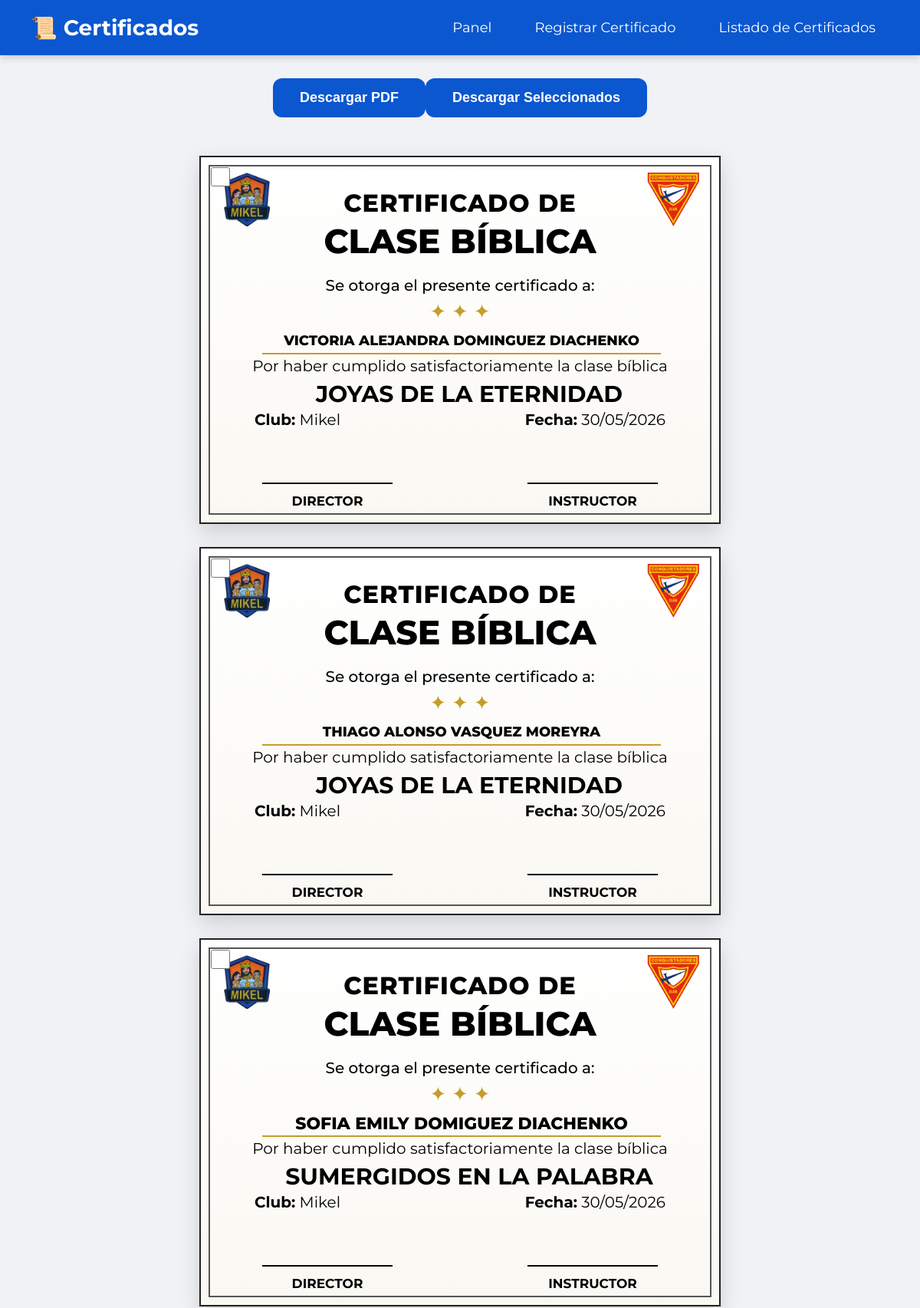
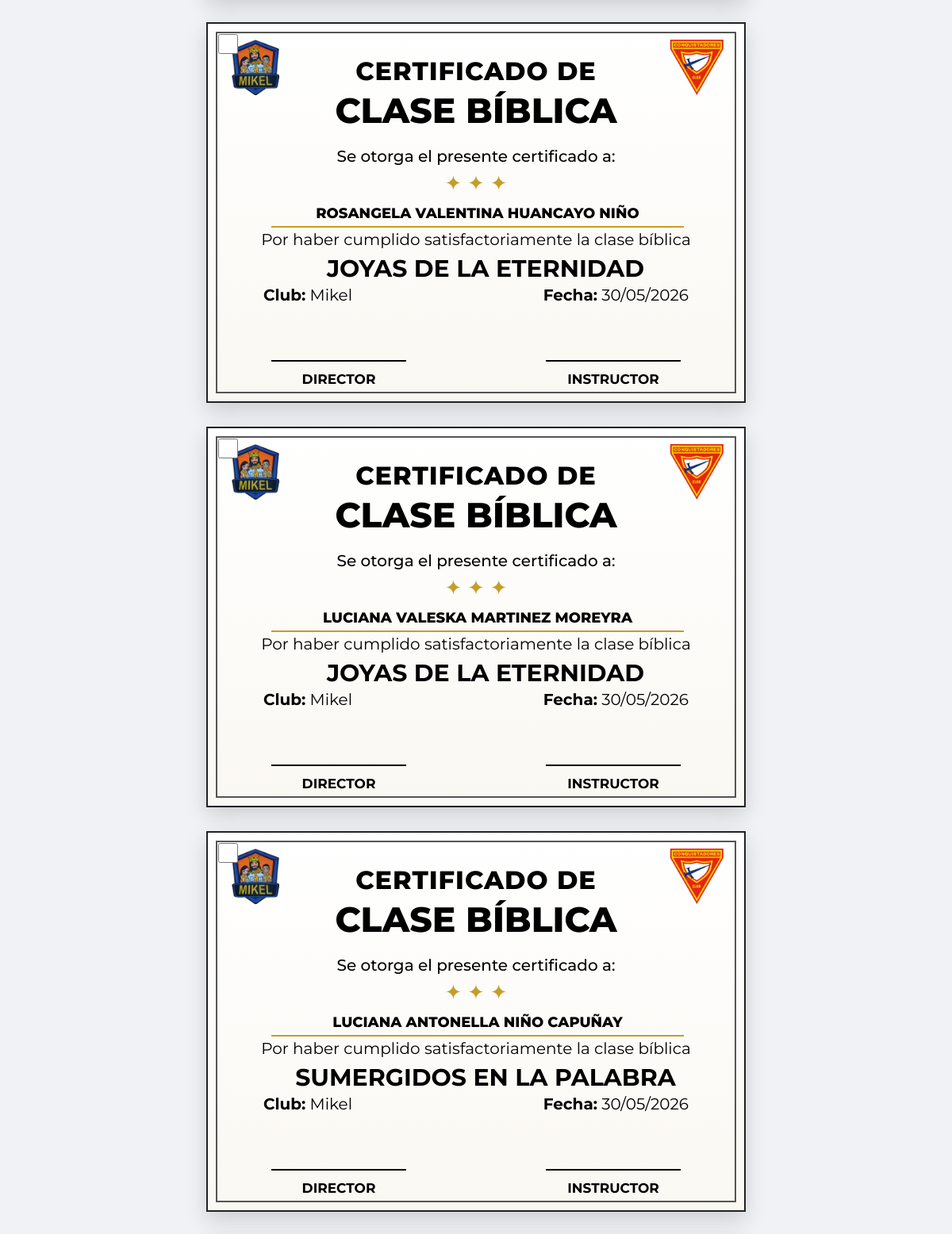
Page /clases/todos.php (upper part) on the committed database (2 pictures, top to bottom).
### tables this page shows
CREATE TABLE `certificados` (
  `id` int(11) NOT NULL,
  `nombre` varchar(255) DEFAULT NULL,
  `fecha` date DEFAULT NULL,
  `logo_club` varchar(255) DEFAULT NULL,
  `logo_conquistadores` varchar(255) DEFAULT NULL,
  `fecha_registro` timestamp NOT NULL DEFAULT current_timestamp(),
  `clase_biblica` varchar(150) NOT NULL
);

### clases/todos.php (the view, shortened to what this page needs)
<?php
include '../conexion.php';
$sql = "SELECT * FROM certificados ORDER BY id DESC";
$resultado = mysqli_query($conn, $sql);
?>
<!DOCTYPE html>
<html lang="es">
<head>
</head>
<body>
<?php include '../navbar.php'; ?>
<div class="acciones">
    <button onclick="descargarPDF()">
        Descargar PDF
    </button>
    <button onclick="descargarSeleccionados()">
        Descargar Seleccionados
    </button>
</div>
<div class="galeria">
<?php while($fila = mysqli_fetch_assoc($resultado)){
$fecha =
date("d/m/Y",
strtotime($fila['fecha']));
$nombre =
strtoupper($fila['nombre']);
$claseNombre = "nombre";
if(strlen($nombre) > 30){
    $claseNombre .= " nombreLargo";
}
?>
<div class="contenedorCertificado">
    <input type="checkbox"
           class="checkCertificado">
    <div class="certificado">
    <img class="logoClub"
    src="../logos/<?php echo $fila['logo_club']; ?>">
    <img class="logoConquistadores"
    src="../logos/<?php echo $fila['logo_conquistadores']; ?>">
    <div class="titulo1">
        CERTIFICADO DE
    </div>
    <div class="titulo2">
        CLASE BÍBLICA
    </div>
    <div class="texto1">
        Se otorga el presente certificado a:
    </div>
    <div class="decoracion1">
        ✦ ✦ ✦
    </div>
    <div class="<?php echo $claseNombre; ?>">
        <?php echo $nombre; ?>
    </div>
    <div class="lineaNombre"></div>
    <div class="descripcion">
        Por haber cumplido satisfactoriamente la clase bíblica
    </div>
    <div class="descripcion2">
        <?php echo $fila['clase_biblica']; ?>
    </div>
    <div class="club">
        <b>Club:</b> Mikel
    </div>
    <div class="fecha">
        <b>Fecha:</b> <?php echo $fecha; ?>
    </div>
    <div class="lineaFirma1"></div>
    <div class="lineaFirma2"></div>
    <div class="director">
        DIRECTOR
    </div>
    <div class="instructor">
        INSTRUCTOR
    </div>
    </div>
</div>
<?php } ?>
</div>
</body>
</html>

### clases/todos.php (style rules this page uses)
* { margin:0; padding:0; box-sizing:border-box; }
body { background:#f0f2f5; font-family:'Montserrat',sans-serif; }
.acciones { width:100%; display:flex; justify-content:center; margin:30px 0; }
.acciones button { padding:15px 35px; background:#0b57d0; color:white; border:none; border-radius:12px; font-size:18px; font-weight:700; cursor:pointer; transition:.3s; }
.galeria { width:100%; padding:20px; display:grid; grid-template-columns:repeat(2, 1fr); gap:30px; justify-items:center; align-items:start; }
.contenedorCertificado { position:relative; }
.checkCertificado { position:absolute; top:15px; left:15px; width:25px; height:25px; z-index:999; cursor:pointer; }
@media (max-width:1500px) { .galeria { grid-template-columns:1fr; } }
.certificado { position:relative; width:680px; height:480px; background: linear-gradient( to bottom, #ffffff, #faf8f2 ); border:2px solid #222; overflow:hidden; box-shadow: 0 10px 25px rgba(0,0,0,.15); }
.certificado::before { content:""; position:absolute; top:10px; left:10px; right:10px; bottom:10px; border:2px solid #555; }
.logoClub { position:absolute; top:20px; left:25px; width:70px; height:70px; object-fit:contain; }
.logoConquistadores { position:absolute; top:20px; right:25px; width:70px; height:70px; object-fit:contain; }
.titulo1 { position:absolute; top:40px; width:100%; text-align:center; font-size:32px; font-weight:800; letter-spacing:1px; }
.titulo2 { position:absolute; top:82px; width:100%; text-align:center; font-size:44px; font-weight:800; }
.texto1 { position:absolute; top:155px; width:100%; text-align:center; font-size:20px; font-weight:500; }
.decoracion1 { position:absolute; top:185px; width:100%; text-align:center; font-size:26px; color:#c59d2a; }
.nombre { position:absolute; top:205px; left:40px; width:600px; height:70px; display:flex; align-items:center; justify-content:center; text-align:center; font-size:22px; font-weight:800; line-height:1.2; word-break:break-word; overflow:hidden; padding:0 10px; }
.nombreLargo { font-size:18px; }
.lineaNombre { position:absolute; top:255px; left:80px; width:520px; border-bottom:2px solid #c59d2a; }
.descripcion { position:absolute; top:260px; width:100%; text-align:center; font-size:20px; }
.descripcion2 { position:absolute; top:290px; left:90px; width:520px; text-align:center; font-size:30px; font-weight:700; color:#000; }
.club { position:absolute; top:330px; left:70px; font-size:20px; }
.fecha { position:absolute; top:330px; right:70px; font-size:20px; }
.lineaFirma1 { position:absolute; bottom:50px; left:80px; width:170px; border-bottom:2px solid black; }
.lineaFirma2 { position:absolute; bottom:50px; right:80px; width:170px; border-bottom:2px solid black; }
.director { position:absolute; bottom:18px; left:85px; width:160px; text-align:center; font-size:17px; font-weight:700; }
.instructor { position:absolute; bottom:18px; right:85px; width:160px; text-align:center; font-size:17px; font-weight:700; }

### rows in the picture
certificados: logo_club (picture), logo_conquistadores (picture), nombre "VICTORIA ALEJANDRA DOMINGUEZ DIACHENKO", clase_biblica "JOYAS DE LA ETERNIDAD", fecha "30/05/2026"
certificados: logo_club (picture), logo_conquistadores (picture), nombre "THIAGO ALONSO VASQUEZ MOREYRA", clase_biblica "JOYAS DE LA ETERNIDAD", fecha "30/05/2026"
certificados: logo_club (picture), logo_conquistadores (picture), nombre "SOFIA EMILY DOMIGUEZ DIACHENKO", clase_biblica "SUMERGIDOS EN LA PALABRA", fecha "30/05/2026"
certificados: logo_club (picture), logo_conquistadores (picture), nombre "ROSANGELA VALENTINA HUANCAYO NIÑO", clase_biblica "JOYAS DE LA ETERNIDAD", fecha "30/05/2026"
certificados: logo_club (picture), logo_conquistadores (picture), nombre "LUCIANA VALESKA MARTINEZ MOREYRA", clase_biblica "JOYAS DE LA ETERNIDAD", fecha "30/05/2026"
certificados: logo_club (picture), logo_conquistadores (picture), nombre "LUCIANA ANTONELLA NIÑO CAPUÑAY", clase_biblica "SUMERGIDOS EN LA PALABRA", fecha "30/05/2026"
